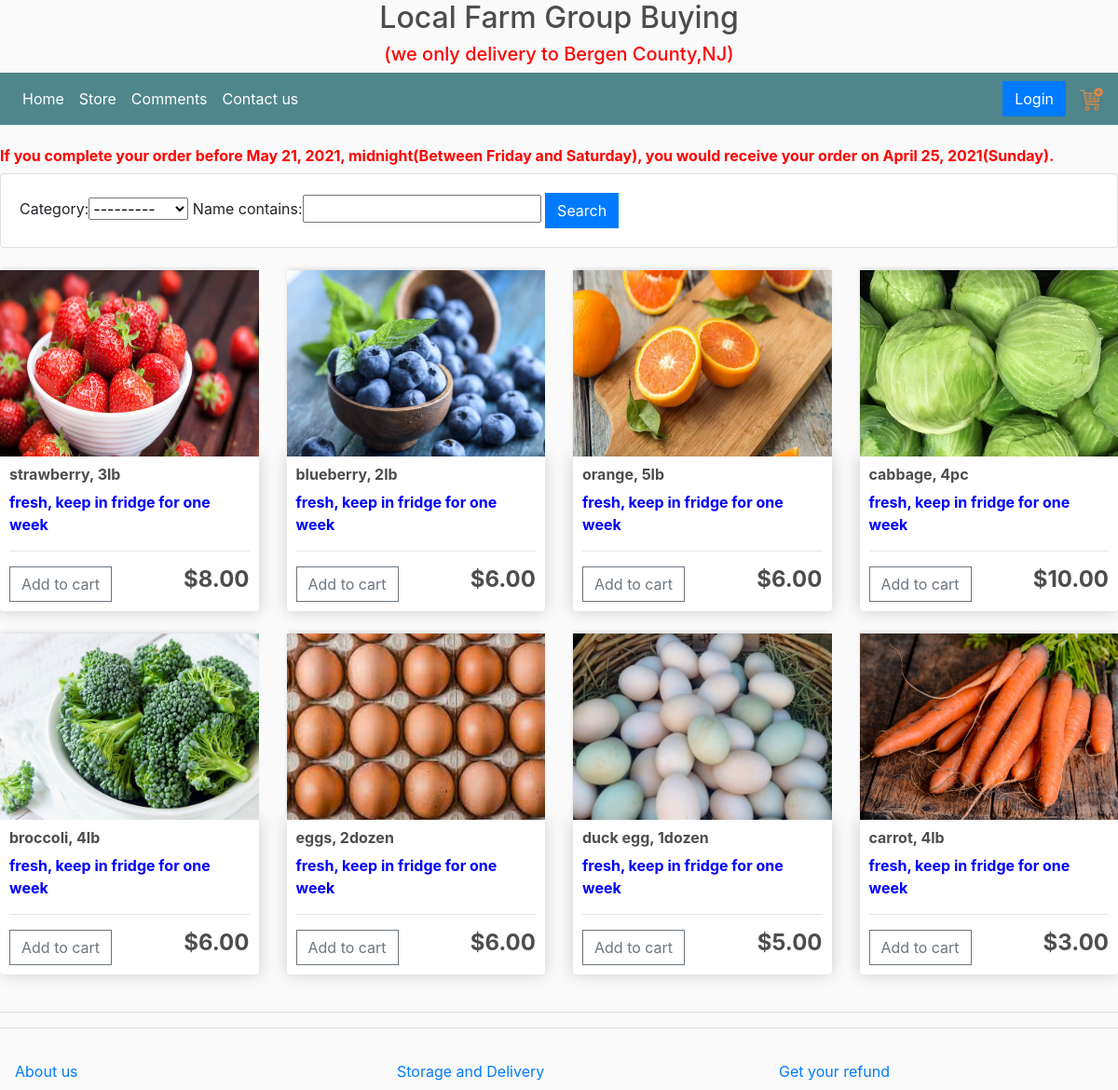
/store/, run on the app's committed database.
### store/models.py (models this page shows, shortened)
class TimeSet(models.Model):
	End_time = models.DateTimeField(max_length=100, null=True)
	Delivery_date = models.DateField(max_length=100, null=True)

class Product(models.Model):
	CATEGORY = (
		('Vegetables', 'Vegetables'),
		('Fruits', 'Fruits'),
		('Eggs', 'Eggs'),
	)
	name = models.CharField(max_length=200)
	category = models.CharField(max_length=200, null=True, choices=CATEGORY)
	price = models.FloatField()
	describe = models.CharField(max_length=1000)
	image = models.ImageField(null=True, blank=True)
	@property
	def imageURL(self):
		try:
			url = self.image.url
		except:
			url = ''
		return url

### store/views.py (the view)
# urls.py: path('', include('store.urls'))
def store(request):
   times = TimeSet.objects.get(id=1)
   delivery = times.Delivery_date
   end_time = times.End_time
   products = Product.objects.all()
   myFilter = ProductFilter(request.GET, queryset=products)
   products = myFilter.qs
   context = {'times': times, 'delivery': delivery, 'end_time': end_time, 'products': products, 'myFilter': myFilter}
   return render(request, 'store/store.html', context)

### store/templates/store/store.html
{% extends 'store/main.html' %}
{% load static %}
{% block content %}
<br>
<div class="row">
	<div class="col">
	<h6 style="color:red"><strong>If you complete your order before {{end_time}}(Between Friday and Saturday), you would receive your order on {{delivery}}(Sunday).</strong></h6>
	</div>
</div>
<div class="row">
	<div class="col">
		<div class="card card-body">
			<form method="get">
				{{myFilter.form}}
		    <button class="btn btn-primary" type="submit">Search</button>
		  </form>
		</div>
	</div>
</div>
<br>
<div class="row">
		{% for product in products %}
		<div class="col-lg-3">
			<img class="thumbnail" src="{{product.imageURL}}">
			<div class="box-element product">
				<h6><strong>{{product.name}}</strong></h6>
				<h7 style="color:blue"><strong>{{product.describe}}</strong></h7>
				<hr>
                <a class="btn btn-outline-secondary" href="{% url 'login' %}">Add to cart</a>
				<h4 style="display: inline-block; float: right"><strong>${{product.price|floatformat:2}}</strong></h4>
			</div>
			<br>
		</div>
		{% endfor %}
	</div>
{% endblock %}

### store/templates/store/main.html (shortened to what this page needs)
{% load static %}
<!DOCTYPE html>
<html>
<head>
	<link rel="stylesheet" href="https://stackpath.bootstrapcdn.com/bootstrap/4.4.1/css/bootstrap.min.css">
	<link rel="stylesheet" type="text/css" href="{% static 'css/main.css' %}">
</head>
<body>
     <h2 style="text-align:center">Local Farm Group Buying</h2>
     <h5 align="center" style="color:red">(we only delivery to Bergen County,NJ)</h5>
{% include 'store/navbar.html' %}
{% block content%}
{% endblock %}
<hr>
<hr>
<div class="row">
		<div class="col-lg-4">
				<a class="nav-link" href="{% url 'contact' %}">About us</a>
			</div>
        <div class="col-lg-4">
				<a class="nav-link" href="{% url 'home' %}">Storage and Delivery </a>
			</div>
        <div class="col-lg-4">
				<a class="nav-link" href="{% url 'home' %}">Get your refund </a>
			</div>
</div>
</body>
</html>

### store/templates/store/navbar.html (shortened to what this page needs)
{% load static %}
<nav class="navbar navbar-expand-lg navbar-dark bg-dark">
    <div class="collapse navbar-collapse" id="navbarSupportedContent">
	    <ul class="navbar-nav mr-auto">
	      <li class="nav-item active">
	        <a class="nav-link" href="{% url 'home' %}">Home </a>
	      </li>
              <li class="nav-item active">
	        <a class="nav-link" href="{% url 'store' %}">Store</a>
			</li>
	      <li class="nav-item active">
	        <a class="nav-link" href="{% url 'comments' %}">Comments</a>
	      </li>
            <li class="nav-item active">
	        <a class="nav-link" href="{% url 'contact' %}">Contact us</a>
	      </li>
	    </ul>
	    <div class="form-inline my-2 my-lg-0">
	     	<a href="{% url 'login' %}"class="btn btn-primary">Login</a>
	     	<a href="{% url 'login' %}">
	    		<img  id="cart-icon" src="{% static 'images/cart.png' %}">
	    	</a>
	    </div>
       </div>
	 </nav>

### static/css/main.css (style rules this page uses)
body { background-color: hsl(0, 0%, 98%); }
h1,h2,h3,h4,h5,h6 { color:hsl(0, 0%, 30%); }
.box-element { box-shadow:hsl(0, 0%, 80%) 0 0 16px; background-color: #fff; border-radius: 4px; padding: 10px; }
.thumbnail { width: 100%; height: 200px; -webkit-box-shadow: -1px -3px 5px -2px rgba(214,214,214,1); -moz-box-shadow: -1px -3px 5px -2px rgba(214,214,214,1); box-shadow: -1px -3px 5px -2px rgba(214,214,214,1); }
.product { border-radius: 0 0 4px 4px; }
.bg-dark { background-color: #4f868c!important; }
#cart-icon { width:25px; display: inline-block; margin-left: 15px; }
.col-lg-4, .col-lg-6, .col-lg-8, .col-lg-12 { margin-top: 10px; }
.btn { border-radius: 0; }

### data on the page
TimeSet: End_time "May 21, 2021, midnight", Delivery_date "April 25, 2021"
Product: imageURL (picture), name "strawberry, 3lb", describe "fresh, keep in fridge for one week", price "8.00"
Product: imageURL (picture), name "blueberry, 2lb", describe "fresh, keep in fridge for one week", price "6.00"
Product: imageURL (picture), name "orange, 5lb", describe "fresh, keep in fridge for one week", price "6.00"
Product: imageURL (picture), name "cabbage, 4pc", describe "fresh, keep in fridge for one week", price "10.00"
Product: imageURL (picture), name "broccoli, 4lb", describe "fresh, keep in fridge for one week", price "6.00"
Product: imageURL (picture), name "eggs, 2dozen", describe "fresh, keep in fridge for one week", price "6.00"
Product: imageURL (picture), name "duck egg, 1dozen", describe "fresh, keep in fridge for one week", price "5.00"
Product: imageURL (picture), name "carrot, 4lb", describe "fresh, keep in fridge for one week", price "3.00"
